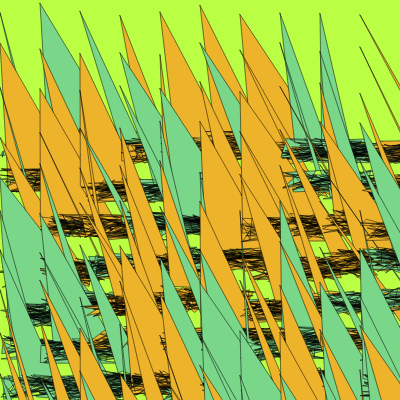
Frame 1 (no input)
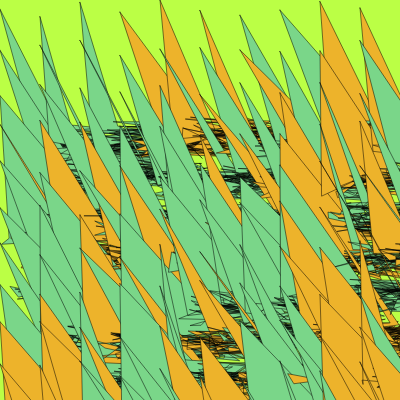
Frame 60 (no input)
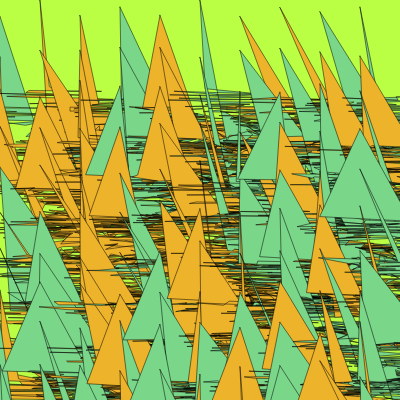
Frame 120 (the mouse pressed at the canvas centre since frame 60)

The p5.js sketch that drew these frames (run headless with seeded random() and noise() and a simulated clock; from frame 60 on, the mouse is pressed at the canvas centre):

// p5.js sketch
// ── sketch.js

let counter = 0;
let angle = 0;
let numColors = 2;
let colors = [[122, 214, 137],[237, 179, 43]];

function setup() {
  createCanvas(400, 400);
  angleMode(DEGREES);
}

function draw() {
  background(187, 255, 69);
 // myShape();
  
  for(let i = 0; i < 10; i++){
    for(let j = 0; j < 10; j++){
  push()
  scale(0.5);
    translate(i*80, j*80);
   // translate(0,j*50);
    translate(0, random(0,35));  
    
  myCircle(angle);
  pop()  
}
 }
angle++
}


function myCircle(angle){


  fill(colors[int(random(numColors))])
  
  beginShape()
    vertex(0,0);
  
  for(let i = 0; i < 90; i++){
      let radius = 10*random(5,10);
      let x = sin(angle/80*2*i) * radius;
      let y = cos(angle/100*i) * radius;
     vertex(random(x,x+200), y+200); 
  }
  
  endShape(CLOSE);


}







function myShape(){

  fill(colors[int(random(numColors))])
  
  beginShape()
    vertex(0,40);
for(let i = 0; i < 9; i++){
  
 vertex(random(0,300), random(100,300)); 
}
  
  endShape(CLOSE);

}
// ── style.css
html, body {
  margin: 0;
  padding: 0;
}
canvas {
  display: block;
}



#defaultCanvas0 {

  position : absolute;
  top : 0;
  bottom: 0;
  left: 0;
  right: 0;
  margin: auto;
  
  }
